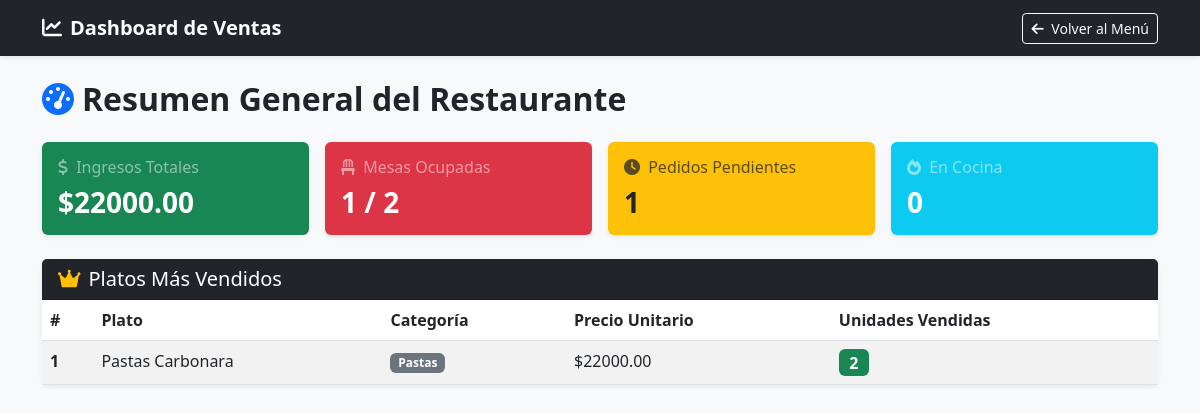
/dashboard/, run on the app's committed database.
### platos/models.py (models this page shows, shortened)
class Plato(models.Model):
    categoria = models.ForeignKey(Categoria, on_delete=models.CASCADE, related_name='platos')
    nombre = models.CharField(max_length=150)
    descripcion = models.TextField(blank=True, null=True)
    precio = models.DecimalField(max_digits=10, decimal_places=2)
    disponible = models.BooleanField(default=True)

### categorias/models.py (models this page shows, shortened)
class Categoria(models.Model):
    nombre = models.CharField(max_length=100, unique=True)
    descripcion = models.TextField(blank=True, null=True)

### pedidos/views.py (the view)
# urls.py: path('dashboard/', views.dashboard, name='dashboard'),
def dashboard(request):
    pedidos_pagados = Pedido.objects.filter(estado='PAGADO')
    ingresos_totales = sum(p.total_pedido for p in pedidos_pagados)
    platos_populares = Plato.objects.annotate(
        total_vendido=Sum('detallepedido__cantidad')
    ).filter(total_vendido__gt=0).order_by('-total_vendido')[:5]
    total_mesas = Mesa.objects.count()
    mesas_ocupadas = Mesa.objects.filter(ocupada=True).count()
    mesas_disponibles = total_mesas - mesas_ocupadas
    pedidos_pendientes = Pedido.objects.filter(estado='PENDIENTE').count()
    pedidos_cocina = Pedido.objects.filter(estado='EN_PREPARACION').count()
    context = {
        'ingresos_totales': ingresos_totales,
        'platos_populares': platos_populares,
        'total_mesas': total_mesas,
        'mesas_ocupadas': mesas_ocupadas,
        'mesas_disponibles': mesas_disponibles,
        'pedidos_pendientes': pedidos_pendientes,
        'pedidos_cocina': pedidos_cocina,
    }
    return render(request, 'pedidos/dashboard.html', context)

### detalles_pedido/models.py (called while the page is built)
    @property
    def subtotal(self):
        return self.cantidad * self.plato.precio

### pedidos/models.py (called while the page is built)
    @property
    def total_pedido(self):
        return sum(detalle.subtotal for detalle in self.detalles.all())

### pedidos/templates/pedidos/dashboard.html (shortened to what this page needs)
<!DOCTYPE html>
<html lang="es">
<head>
    <link href="https://cdn.jsdelivr.net/npm/bootstrap@5.3.0/dist/css/bootstrap.min.css" rel="stylesheet">
    <link rel="stylesheet" href="https://cdnjs.cloudflare.com/ajax/libs/font-awesome/6.0.0/css/all.min.css">
</head>
<body class="bg-light">
    <nav class="navbar navbar-expand-lg navbar-dark bg-dark shadow-sm">
        <div class="container">
            <a class="navbar-brand fw-bold" href="{% url 'lista_menu' %}"><i class="fas fa-chart-line me-2"></i>Dashboard de Ventas</a>
            <a href="{% url 'lista_menu' %}" class="btn btn-outline-light btn-sm"><i class="fas fa-arrow-left me-1"></i> Volver al Menú</a>
        </div>
    </nav>
    <div class="container my-4">
        <h2 class="fw-bold mb-4"><i class="fas fa-tachometer-alt me-2 text-primary"></i>Resumen General del Restaurante</h2>
        <div class="row g-3 mb-4">
            <div class="col-md-3">
                <div class="card bg-success text-white shadow-sm border-0">
                    <div class="card-body">
                        <h6 class="card-title text-white-50"><i class="fas fa-dollar-sign me-1"></i> Ingresos Totales</h6>
                        <h3 class="fw-bold mb-0">${{ ingresos_totales }}</h3>
                    </div>
                </div>
            </div>
            <div class="col-md-3">
                <div class="card bg-danger text-white shadow-sm border-0">
                    <div class="card-body">
                        <h6 class="card-title text-white-50"><i class="fas fa-chair me-1"></i> Mesas Ocupadas</h6>
                        <h3 class="fw-bold mb-0">{{ mesas_ocupadas }} / {{ total_mesas }}</h3>
                    </div>
                </div>
            </div>
            <div class="col-md-3">
                <div class="card bg-warning text-dark shadow-sm border-0">
                    <div class="card-body">
                        <h6 class="card-title text-muted"><i class="fas fa-clock me-1"></i> Pedidos Pendientes</h6>
                        <h3 class="fw-bold mb-0">{{ pedidos_pendientes }}</h3>
                    </div>
                </div>
            </div>
            <div class="col-md-3">
                <div class="card bg-info text-white shadow-sm border-0">
                    <div class="card-body">
                        <h6 class="card-title text-white-50"><i class="fas fa-fire me-1"></i> En Cocina</h6>
                        <h3 class="fw-bold mb-0">{{ pedidos_cocina }}</h3>
                    </div>
                </div>
            </div>
        </div>
        <div class="card shadow-sm border-0">
            <div class="card-header bg-dark text-white">
                <h5 class="mb-0"><i class="fas fa-crown text-warning me-2"></i>Platos Más Vendidos</h5>
            </div>
            <div class="card-body p-0">
                <table class="table table-striped mb-0">
                    <thead>
                        <tr>
                            <th>#</th>
                            <th>Plato</th>
                            <th>Categoría</th>
                            <th>Precio Unitario</th>
                            <th>Unidades Vendidas</th>
                        </tr>
                    </thead>
                    <tbody>
                        {% for plato in platos_populares %}
                            <tr>
                                <td><strong>{{ forloop.counter }}</strong></td>
                                <td>{{ plato.nombre }}</td>
                                <td><span class="badge bg-secondary">{{ plato.categoria.nombre }}</span></td>
                                <td>${{ plato.precio }}</td>
                                <td><span class="badge bg-success fs-6">{{ plato.total_vendido }}</span></td>
                            </tr>
                        {% empty %}
                            <tr>
                                <td colspan="5" class="text-center py-3 text-muted">Aún no hay suficiente historial de ventas. (Cobra algún pedido para ver datos aquí).</td>
                            </tr>
                        {% endfor %}
                    </tbody>
                </table>
            </div>
        </div>
    </div>
</body>
</html>

### data on the page
Plato: nombre "Pastas Carbonara", categoria.nombre "Pastas", precio "22000.00", total_vendido "2"

### other printed values
{{ ingresos_totales }} "22000.00"
{{ mesas_ocupadas }} "1"
{{ total_mesas }} "2"
{{ pedidos_pendientes }} "1"
{{ pedidos_cocina }} "0"
